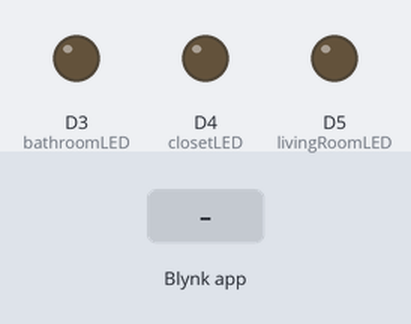
A sketch run on a simulated Arduino MKR. On the bench: output pins drawn as LEDs (lit = HIGH). The test bench sets the inputs (shaded band). WiFi joins after 1.5 s; servers stay silent unless stated.

Above: at 3.0 s.
3.1 s: Blynk app writes 1 to V0
At 4.1 s:
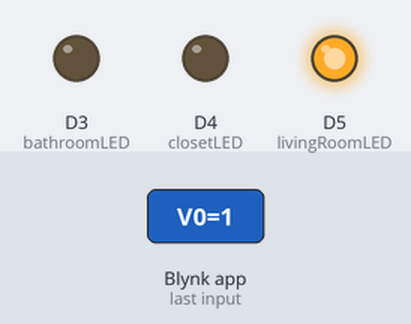
4.6 s: Blynk app writes 1 to V1
At 5.3 s:
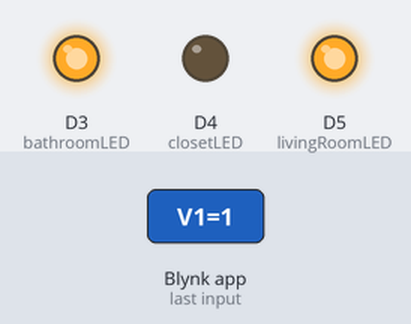
6.1 s: Blynk app writes 0 to V0
At 6.4 s:
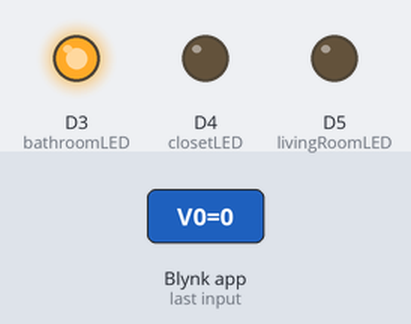
7.6 s: Blynk app writes 1 to V2
At 8.8 s:
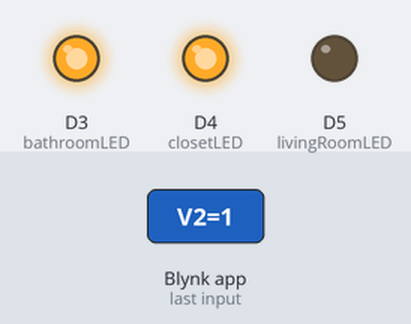
9.1 s: Blynk app writes 200 to V0
At 10.0 s:
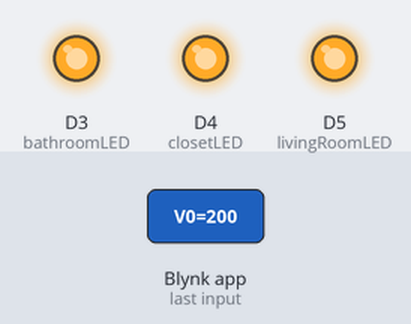
10.6 s: Blynk app writes 0 to V1
At 11.1 s:
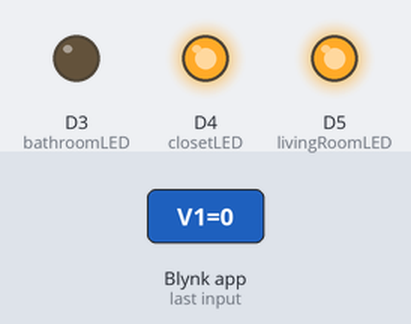
Timing chart, 0 to 13.1 s (numbered marks = the images above; inputs shaded):
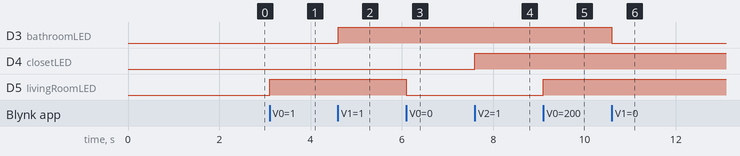

Measured:
- after the input at 3.1 s, D5 (livingRoomLED): LOW → HIGH at once
- after the input at 4.6 s, D3 (bathroomLED): LOW → HIGH at once
- after the input at 6.1 s, D5 (livingRoomLED): HIGH → LOW at once
- after the input at 7.6 s, D4 (closetLED): LOW → HIGH at once
- after the input at 9.1 s, D5 (livingRoomLED): LOW → HIGH at once
- after the input at 10.6 s, D3 (bathroomLED): HIGH → LOW at once

The sketch:

led.ino
```cpp
#define BLYNK_TEMPLATE_ID "TMPL3G2ygTxkt"
#define BLYNK_TEMPLATE_NAME "Linda Smart Home"
#define BLYNK_AUTH_TOKEN "EE7Jnqs68oX5GEykPUs8XoyEuMWw4asZ"

#include <WiFiNINA.h>
#include <BlynkSimpleWiFiNINA.h>


// Your phone hotspot details

char ssid[] = "HARSIMRAN";

char pass[] = "HARSIMRAN@2007";


// LED pins

const int livingRoomLED = 5;

const int bathroomLED = 3;

const int closetLED = 4;


// This function toggles the LED
// for the room received

void toggleRoom(String room)
{

    if (room == "living room")
    {
        digitalWrite(
            livingRoomLED,
            !digitalRead(livingRoomLED)
        );
    }

    else if (room == "bathroom")
    {
        digitalWrite(
            bathroomLED,
            !digitalRead(bathroomLED)
        );
    }

    else if (room == "closet")
    {
        digitalWrite(
            closetLED,
            !digitalRead(closetLED)
        );
    }
}


// Living Room switch: V0

BLYNK_WRITE(V0)
{
    toggleRoom("living room");
}


// Bathroom switch: V1

BLYNK_WRITE(V1)
{
    toggleRoom("bathroom");
}


// Closet switch: V2

BLYNK_WRITE(V2)
{
    toggleRoom("closet");
}


void setup()
{

    Serial.begin(9600);


    pinMode(
        livingRoomLED,
        OUTPUT
    );

    pinMode(
        bathroomLED,
        OUTPUT
    );

    pinMode(
        closetLED,
        OUTPUT
    );


    digitalWrite(
        livingRoomLED,
        LOW
    );

    digitalWrite(
        bathroomLED,
        LOW
    );

    digitalWrite(
        closetLED,
        LOW
    );


    Blynk.begin(
        BLYNK_AUTH_TOKEN,
        ssid,
        pass
    );
}


void loop()
{
    Blynk.run();
}
```
